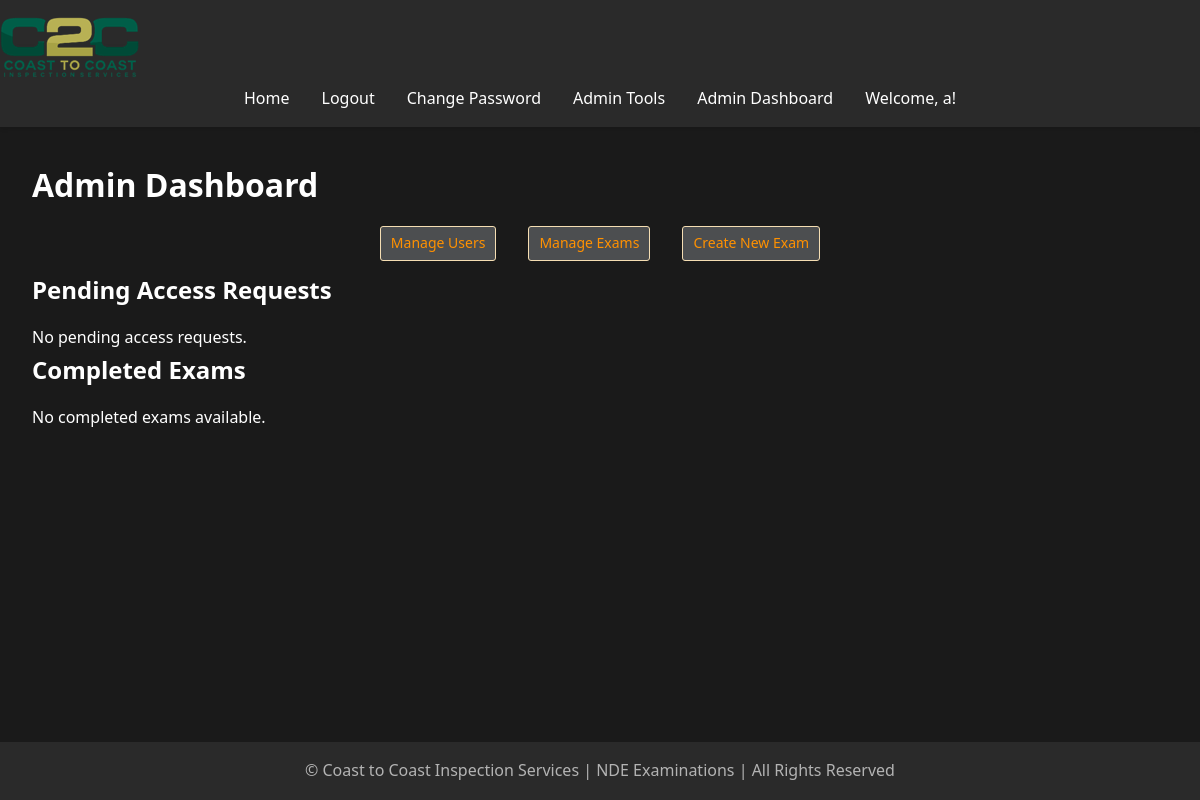
The app's page /admin/dashboard (signed in), older data.
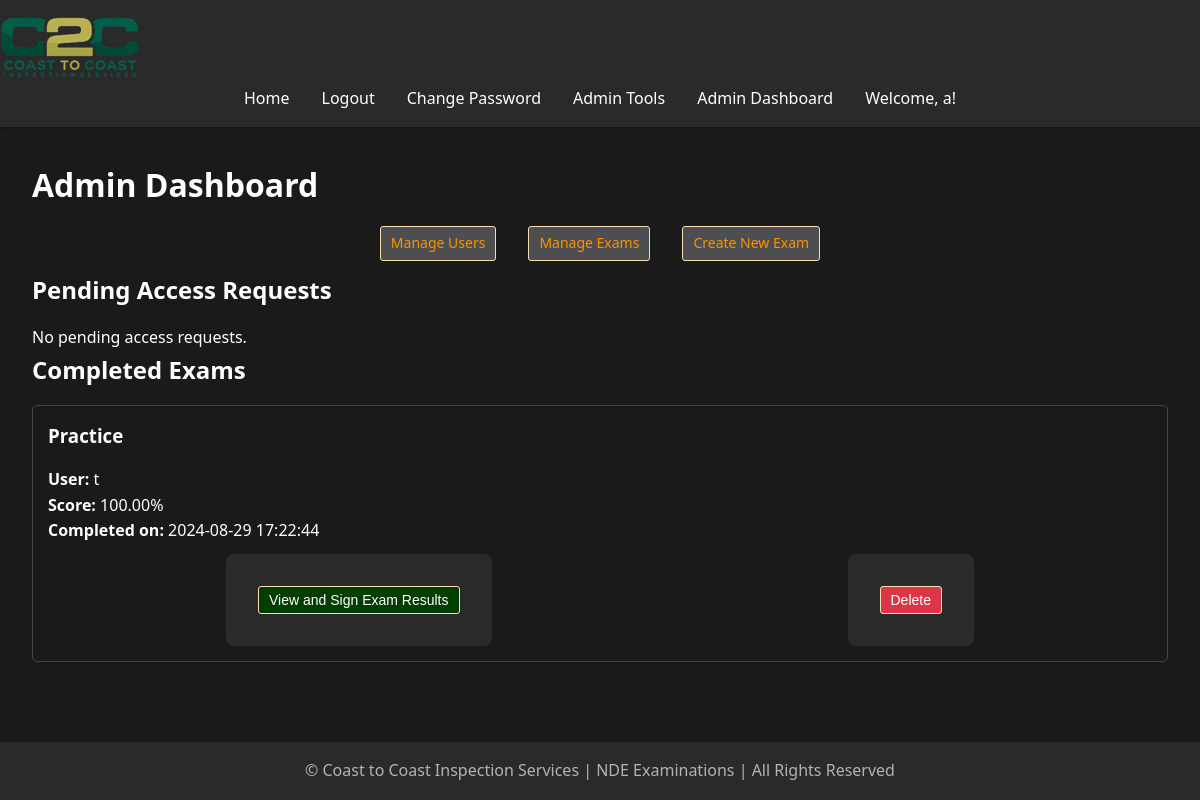
The same page, newer data.
### models.py (models this page shows, shortened)
class User(UserMixin, db.Model):
    id = db.Column(db.Integer, primary_key=True)
    username = db.Column(db.String(80), unique=True, nullable=False)
    password = db.Column(db.String(120), nullable=False)
    is_admin = db.Column(db.Boolean, default=False)
    exam_results = db.relationship('ExamResult', back_populates='user', lazy=True, cascade="all, delete-orphan")
    accesses = db.relationship('ExamAccess', back_populates='user', lazy=True, cascade="all, delete-orphan")
    access_requests = db.relationship('ExamAccessRequest', back_populates='user', lazy=True, cascade="all, delete-orphan")

class ExamResult(db.Model):
    id = Column(Integer, primary_key=True)
    user_id = Column(Integer, ForeignKey('user.id', ondelete='CASCADE'), nullable=False)
    exam_id = Column(Integer, ForeignKey('exam.id', ondelete='CASCADE'), nullable=False)
    score = Column(Float, nullable=False)
    date_submitted = Column(DateTime, default=datetime.utcnow)
    user = relationship('User', back_populates='exam_results')
    exam = relationship('Exam', back_populates='exam_results')
    missed_questions = relationship('MissedQuestion', back_populates='exam_result', cascade='all, delete-orphan')

class Exam(db.Model):
    __tablename__ = 'exam'
    id = db.Column(db.Integer, primary_key=True)
    title = db.Column(db.String(100), nullable=False)
    question_count = db.Column(db.Integer, nullable=False, default=10)
    exam_results = relationship('ExamResult', back_populates='exam', cascade='all, delete-orphan')
    questions = relationship('Question', back_populates='exam', cascade='all, delete-orphan')
    accesses = db.relationship('ExamAccess', back_populates='exam', lazy=True, cascade="all, delete-orphan")
    access_requests = db.relationship('ExamAccessRequest', back_populates='exam', lazy=True, cascade="all, delete-orphan")

### app.py (the view)
@app.route('/admin/dashboard')
@login_required
def admin_dashboard():
    if not current_user.is_admin:
        flash('You do not have permission to access this page.', 'error')
        return redirect(url_for('home'))
    completed_exams = ExamResult.query.all()  # Ensure this query is executed correctly
    pending_requests = ExamAccessRequest.query.filter_by(status='pending').all()
    return render_template('admin_dashboard.html', completed_exams= [] or completed_exams, pending_requests=pending_requests)

### app.py (called while the page is built)
@app.before_request
def reset_session_on_navigation():
    exam_endpoints = ['take_exam', 'submit_exam']
    current_endpoint = request.endpoint
    if current_endpoint is None:
        return

@app.context_processor
def utility_processor():
    def format_pacific_time(utc_dt):
        pacific_time = utc_to_pacific(utc_dt)
        return pacific_time.strftime('%Y-%m-%d %I:%M:%S %p %Z')
    return dict(format_pacific_time=format_pacific_time)

@login_manager.user_loader
def load_user(user_id):
    return User.query.get(int(user_id))

@app.before_request
def manage_exam_session():
    if 'start_new_exam' in request.args:
        session.pop('answers', None)
        session.pop('current_index', None)
        session.pop('start_time', None)
    elif 'exam_submitted' in session and request.endpoint != 'exam_results':
        session.pop('answers', None)
        session.pop('current_index', None)
        session.pop('start_time', None)
        session.pop('exam_submitted', None)

### templates/admin_dashboard.html (shortened to what this page needs)
{% extends "base.html" %}
{% block content %}
    <h1>Admin Dashboard</h1>
    <nav>
        <ul style="list-style-type: none; padding: 0;">
            <li style="margin-bottom: 10px;">
                <a href="{{ url_for('manage_users') }}" class="btn btn-secondary" style="color:rgb(255, 145, 0);">Manage Users</a>
            </li>
            <li style="margin-bottom: 10px;">
                <a href="{{ url_for('manage_exams') }}" class="btn btn-secondary" style="color:rgb(255, 145, 0);">Manage Exams</a>
            </li>
            <li style="margin-bottom: 10px;">
                <a href="{{ url_for('create_exam') }}" class="btn btn-secondary" style="color:rgb(255, 145, 0);">Create New Exam</a>
            </li>
        </ul>
    </nav>
    <h2>Pending Access Requests</h2>
    {% if pending_requests %}
        <ul style="list-style-type: none; padding: 0;">
            {% for request in pending_requests %}
                <li style="margin-bottom: 10px; border-bottom: 1px solid white; max-width: 600px; padding: 10px; min-height: 100px; display: flex; align-items: center;">
                    <div style="flex-grow: 1;">
                        <p><strong>User:</strong> {{ request.user.username }}</p>
                        <p><strong>Exam:</strong> {{ request.exam.title }}</p>
                        <p><strong>Requested on:</strong> {{ request.request_date.strftime('%Y-%m-%d %H:%M:%S') }}</p>
                    </div>
                    <div style="display: flex; flex-direction: column; gap: 5px;">
                        <form action="{{ url_for('approve_access', request_id=request.id) }}" method="POST" style="display:inline;">
                            <button type="submit" class="btn btn-primary btn-sm">Approve</button>
                        </form>
                        <form action="{{ url_for('admin_deny_access', request_id=request.id) }}" method="POST" style="display:inline;">
                            <button type="submit" class="btn btn-danger btn-sm" onclick="return confirm('Are you sure you want to deny this request?');">Deny</button>
                        </form>
                    </div>
                </li>
            {% endfor %}
        </ul>
    {% else %}
        <p>No pending access requests.</p>
    {% endif %}
    <h2>Completed Exams</h2>
    {% if completed_exams %}
        <ul style="list-style-type: none; padding: 0;">
            {% for exam_result in completed_exams %}
                <li style="margin-bottom: 20px; border: 1px solid #444; padding: 15px; border-radius: 5px;">
                    <div>
                        <h3 style="margin-top: 0;">{{ exam_result.exam.title }}</h3>
                        <p><strong>User:</strong> {{ exam_result.user.username }}</p>
                        <p><strong>Score:</strong> {{ "%.2f"|format(exam_result.score) }}%</p>
                        <p><strong>Completed on:</strong> {{ exam_result.date_submitted.strftime('%Y-%m-%d %H:%M:%S') }}</p>
                    </div>
                    <div style="display: flex; justify-content: space-between; margin-top: 10px;">
                        <form action="{{ url_for('export_exam_result', exam_result_id=exam_result.id) }}" method="GET" target="_blank" style="display:inline;">
                            <button type="submit" class="btn btn-secondary btn-sm" style="background-color:rgb(1, 61, 1);">View and Sign Exam Results</button>
                        </form>
                        <form action="{{ url_for('delete_completed_exam', exam_result_id=exam_result.id) }}" method="POST" style="display:inline;">
                            <button type="submit" class="btn btn-danger btn-sm" onclick="return confirm('Are you sure you want to delete this exam result?');">Delete</button>
                        </form>
                    </div>
                </li>
            {% endfor %}
        </ul>
    {% else %}
        <p>No completed exams available.</p>
    {% endif %}
{% endblock %}

### templates/base.html (shortened to what this page needs)
<!DOCTYPE html>
<html lang="en">
<head>
    <link rel="stylesheet" href="{{ url_for('static', filename='css/style.css') }}">
</head>
<body>
    <header>
        <nav class="navbar">
            <a class="navbar-brand" href="{{ url_for('home') }}">
                <img src="{{ url_for('static', filename='images/logo.png') }}" alt="Logo" class="logo">
            </a>
            <ul class="navbar-nav">
                <li><a href="{{ url_for('home') }}">Home</a></li>
                {% if current_user.is_authenticated %}
                    <li><a href="{{ url_for('logout') }}">Logout</a></li>
                    <li><a href="{{ url_for('change_password') }}">Change Password</a></li>
                    {% if current_user.is_admin %}
                        <li><a href="{{ url_for('admin.index') }}">Admin Tools</a></li>
                        <li><a href="{{ url_for('admin_dashboard') }}">Admin Dashboard</a></li>
                    {% endif %}
                    <li class="user-welcome">
                        <span>Welcome, {{ current_user.username }}!</span>
                    </li>
                {% else %}
                    <li><a href="{{ url_for('login') }}">Login</a></li>
                    <li><a href="{{ url_for('register') }}">Register</a></li>
                {% endif %}
            </ul>
        </nav>
    </header>
    <main>
        {% block content %}{% endblock %}
    </main>
    <footer>
        <p>&copy; Coast to Coast Inspection Services | NDE Examinations | All Rights Reserved</p>
    </footer>
</body>
</html>

### static/css/style.css (style rules this page uses)
:root { --bg-primary: #1a1a1a; --bg-secondary: #2a2a2a; --text-primary: #ffffff; --text-secondary: #b3b3b3; --accent-color: #87c787; --error-color: #cf6679; --success-color: #03dac6; }
* { box-sizing: border-box; margin: 0; padding: 0; }
body { font-family: 'Segoe UI', Tahoma, Geneva, Verdana, sans-serif; line-height: 1.6; color: var(--text-primary); background-color: var(--bg-primary); min-height: 100vh; display: flex; flex-direction: column; }
header { background-color: var(--bg-secondary); padding: 1rem 0; box-shadow: 0 2px 4px rgba(0,0,0,0.1); }
nav ul { display: flex; justify-content: center; align-items: center; height: 100%; list-style-type: none; margin: 0; padding: 0; }
nav ul li { margin: 0 1rem; }
nav ul li a { color: var(--text-primary); text-decoration: none; font-weight: 500; transition: color 0.3s ease; }
main { flex: 1; padding: 2rem; max-width: 1200px; margin: 0 auto; width: 100%; }
h1, h2, h3 { margin-bottom: 1rem; color: var(--text-primary); }
a { color: var(--accent-color); text-decoration: none; transition: color 0.3s ease; }
form { background-color: var(--bg-secondary); padding: 2rem; border-radius: 8px; max-width: 700px; margin: 0 auto; }
.btn-sm { max-height: 80px; }
button { background-color: rgb(59, 59, 59); color: var(--text-primary); padding: 0.5rem 1rem; border: none; border-radius: 4px; cursor: pointer; transition: background-color 0.3s ease; }
footer { text-align: center; padding: 1rem 0; background-color: var(--bg-secondary); color: var(--text-secondary); }

### templates/admin_dashboard.html (style rules this page uses)
.btn { padding: 5px 10px; border: 1px solid wheat; border-radius: 3px; cursor: pointer; text-decoration: none; display: flex; align-items: center; justify-content: center; font-size: 14px; }
.btn-danger { background-color: #dc3545; color: white; }
.btn-secondary { background-color: #4c4e50; color: white; }

Row changes from the older to the newer data that the page shows:
added ExamResult: exam "Practice", user.username "t", score "100.00", date_submitted "2024-08-29 17:22:44"
Text that changed along with them:
text no longer shown: "No completed exams available."
